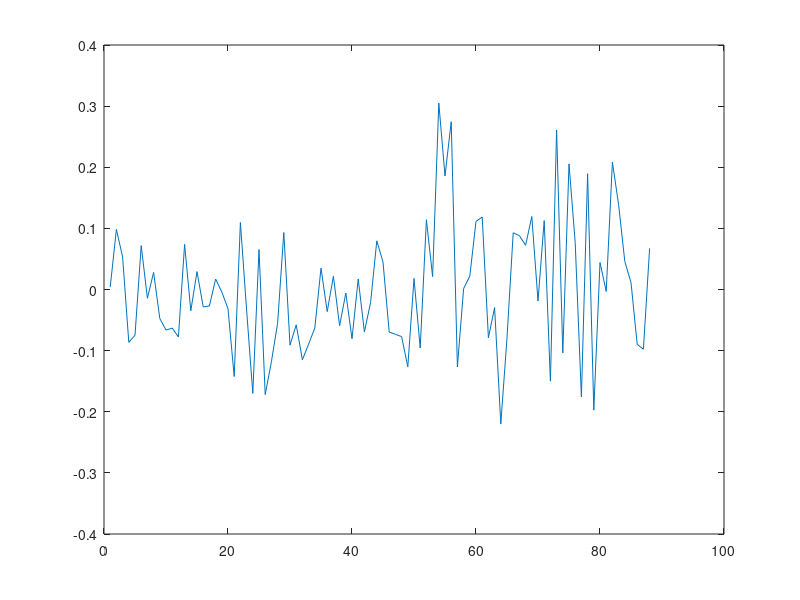

This chart was generated by the following MATLAB code:
load('MardiaExamData.mat')

X1= EXAMS(:,1:2);
Y1 = EXAMS(:,3:5);

%mean subtract X and Y
mX = mean(X1);
mY = mean(Y1);
X(:,1) = X1(:,1) - mX(1,1)*ones(88,1);
X(:,2) = X1(:,2) - mX(1,2)*ones(88,1);
Y(:,1) = Y1(:,1) - mY(1,1)*ones(88,1);
Y(:,2) = Y1(:,2) - mY(1,2)*ones(88,1);
Y(:,3) = Y1(:,3) - mY(1,3)*ones(88,1);

%problem1: (computing canonical vectors, etc)

%QR decomposition
[Qx,Rx] = qr(X,0);
[Qy,Ry] = qr(Y,0);

%svd Q
[U1,S1,V1] = svd((Qx')*(Qy));

%find A and B
A = pinv(Rx)*U1;
B = pinv(Ry)*V1;

%part a
%a1,2 b1,2
a1 = A(:,1);
a2 = A(:,2);

b1 = B(:,1);
b2 = B(:,2);

%part b
%find alpha and beta
alpha = a1' * X';
beta = b1' * Y';

%scatter alpha and beta
scatter(beta,alpha); xlabel("\beta"); ylabel("\alpha") %beta vs alpha
scatter(alpha,beta) %alpha vs beta

%part c
%find u and v
u = Qx*U1;
v = Qy*V1;

%u1,2 and v1,2
u1 = u(:,1);
u2 = u(:,2);
v1 = v(:,1);
v2 = v(:,2);

plot(u1); hold; plot(u2);
plot(v1); hold; plot(v2);

%part d
%verify angle between u1,v1 is arccos(sigma1) 
acos(u1'*v1) %angle u1v1
acos(S1(1,1)) %arccos(sigma1) 



